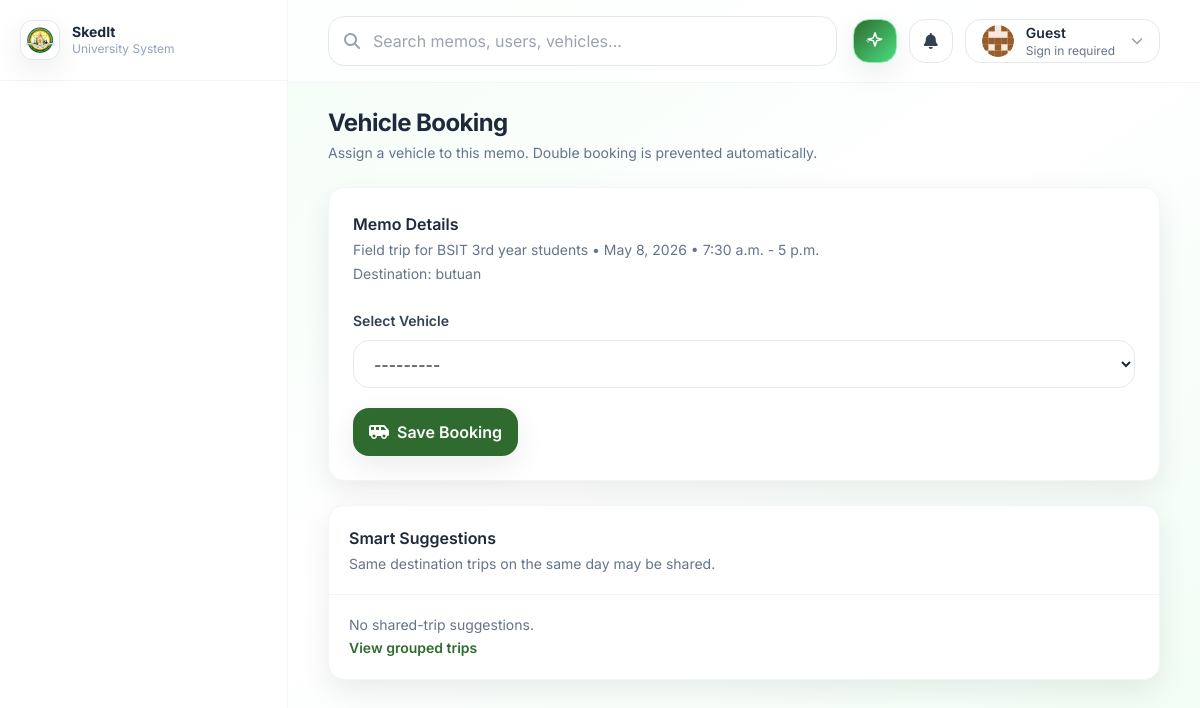
Screenshot of /resources/book/1/ with the database file from the repository.
### memos/models.py (models this page shows, shortened)
class Memo(models.Model):
    class Priority(models.TextChoices):
        LOW = "low", "Low"
        MEDIUM = "medium", "Medium"
        HIGH = "high", "High"
    class Status(models.TextChoices):
        DRAFT = "draft", "Draft"
        PENDING = "pending", "Pending"
        APPROVED = "approved", "Approved"
        REJECTED = "rejected", "Rejected"
        DELEGATED = "delegated", "Delegated"
        CONFLICT = "conflict", "Conflict"
    class Category(models.TextChoices):
        UNIVERSITY = "university", "University-wide"
        DEPARTMENT = "department", "Departmental"
        PERSONAL = "personal", "Personal/Individual"
    title = models.CharField(max_length=200)
    description = models.TextField(blank=True)
    created_by = models.ForeignKey(
        settings.AUTH_USER_MODEL,
        on_delete=models.SET_NULL,
        null=True,
        blank=True,
        related_name="created_memos",
    )
    assigned_user = models.ForeignKey(
        settings.AUTH_USER_MODEL, on_delete=models.CASCADE, related_name="memos"
    )
    date = models.DateField()
    start_time = models.TimeField()
    end_time = models.TimeField()
    venue = models.CharField(max_length=255, blank=True)
    destination = models.CharField(max_length=255, blank=True)
    priority = models.CharField(max_length=10, choices=Priority.choices, default=Priority.MEDIUM)
    required = models.BooleanField(default=False)
    category = models.CharField(max_length=20, choices=Category.choices, default=Category.DEPARTMENT)
    status = models.CharField(max_length=15, choices=Status.choices, default=Status.PENDING)
    delegated_to = models.ForeignKey(
        settings.AUTH_USER_MODEL,
        on_delete=models.SET_NULL,
        null=True,
        blank=True,
        related_name="delegated_memos",
    )
    created_at = models.DateTimeField(default=timezone.now, editable=False)
    updated_at = models.DateTimeField(auto_now=True)
    class Meta:
        ordering = ["-date", "start_time"]
        indexes = [
            models.Index(fields=["assigned_user", "date", "start_time", "end_time"]),
        ]

### resources/views.py (the view, shortened to what this page needs)
# urls.py: path("book/<int:memo_id>/", views.vehicle_book, name="vehicle_book"),
@require_http_methods(["GET", "POST"])
def vehicle_book(request, memo_id: int):
    memo = get_object_or_404(Memo, pk=memo_id)
    booking = VehicleBooking.objects.filter(memo=memo).first()
    form = VehicleBookingForm(request.POST or None, instance=booking)
    suggestions = []
    if booking:
        suggestions = list(booking.shared_trip_suggestions()[:10])
    else:
        if (memo.destination or "").strip():
            suggestions = list(
                Memo.objects.filter(date=memo.date, destination__iexact=memo.destination)
                .exclude(pk=memo.pk)
                .order_by("start_time")[:10]
            )
    return render(
        request,
        "resources/vehicle_book.html",
        {"memo": memo, "form": form, "booking": booking, "suggestions": suggestions},
    )

### resources/forms.py
class VehicleBookingForm(forms.ModelForm):
    vehicle = forms.ModelChoiceField(queryset=Vehicle.objects.all())
    class Meta:
        model = VehicleBooking
        fields = ["vehicle"]

### notifications/context_processors.py (called while the page is built, shortened)
def unread_notifications(request):
    user = getattr(request, "user", None)
    if not user or not getattr(user, "is_authenticated", False):
        return {
            "unread_notifications_count": 0,
            "recent_notifications": [],
        }

### resources/templates/resources/vehicle_book.html (shortened to what this page needs)
{% extends "base.html" %}
{% block content %}
<div class="flex items-center justify-between gap-4">
  <div>
    <h1 class="text-2xl font-bold tracking-tight">Vehicle Booking</h1>
    <p class="text-sm text-slate-500 mt-1">Assign a vehicle to this memo. Double booking is prevented automatically.</p>
  </div>
</div>
<div class="mt-6 grid grid-cols-1 xl:grid-cols-3 gap-6">
  <div class="xl:col-span-2 rounded-2xl bg-white border border-slate-100 shadow-soft p-6">
    <div class="font-semibold">Memo Details</div>
    <div class="text-sm text-slate-500 mt-1">{{ memo.title }} • {{ memo.date }} • {{ memo.start_time }} - {{ memo.end_time }}</div>
    <div class="text-sm text-slate-500 mt-1">Destination: {{ memo.destination }}</div>
    <form method="post" class="mt-6">
      <label class="text-sm font-semibold text-slate-700">Select Vehicle</label>
      {{ form.vehicle }}
      <button class="mt-5 inline-flex items-center gap-2 px-4 py-3 rounded-2xl bg-uniGreen text-white shadow-soft hover:opacity-95 transition" type="submit">
        <i class="fa-solid fa-van-shuttle"></i>
        <span class="font-semibold">Save Booking</span>
      </button>
    </form>
  </div>
  <div class="rounded-2xl bg-white border border-slate-100 shadow-soft overflow-hidden">
    <div class="p-5 border-b border-slate-100">
      <div class="font-semibold">Smart Suggestions</div>
      <div class="text-sm text-slate-500 mt-1">Same destination trips on the same day may be shared.</div>
    </div>
    <div class="p-5 space-y-3">
      {% for m in suggestions %}
        <div class="p-4 rounded-2xl border border-slate-100 hover:border-uniGold/60 hover:bg-green-50/40 transition">
          <div class="font-semibold">{{ m.title }}</div>
          <div class="text-sm text-slate-500 mt-1">{{ m.start_time }} - {{ m.end_time }}</div>
        </div>
      {% empty %}
        <div class="text-sm text-slate-500">No shared-trip suggestions.</div>
      {% endfor %}
      <a href="{% url 'resources:grouped_trips' %}" class="text-sm font-semibold text-uniGreen hover:underline">View grouped trips</a>
    </div>
  </div>
</div>
{% endblock %}

### templates/base.html (style rules this page uses)
html, body { font-family: Inter, system-ui, -apple-system, Segoe UI, Roboto, Arial, sans-serif; height: 100%; margin: 0; }

### rows the page displays
Memo: title "Field trip for BSIT 3rd year students", date "May 8, 2026", start_time "7:30 a.m.", end_time "5 p.m.", destination "butuan"
